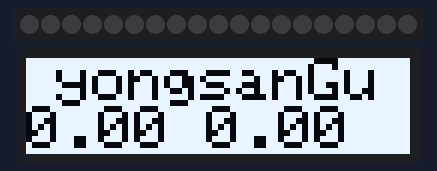
Recording of a sketch running on a simulated ESP8266 (NodeMCU). Parts: 19 RGB LEDs in strip order, left to right, 128×32 one-colour display. WiFi joins after 1.5 s; servers stay silent unless stated; the display library's start-up logo is not drawn; uploads are accepted with an empty reply; what the sketch prints to the serial monitor is not drawn.

Above: at 6.7 s.
At 10.13 s:
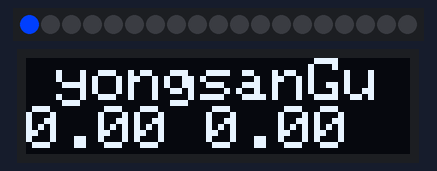
At 10.6 s:
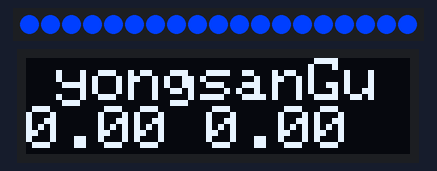

The sketch:

Dust_printin_OLED.ino
```cpp
/*
 * 본 저작물은 '한국환경공단'에서 실시간 제공하는 '한국환경공단_대기오염정보'를 이용하였습니다.
 * https://www.data.go.kr/dataset/15000581/openapi.do
 */
//oled정의
#include <SPI.h>
#include <Wire.h>
#include <Adafruit_GFX.h>
#include <Adafruit_SSD1306.h>
//wifi정의
#include <ESP8266WiFi.h> // ESP 8266 와이파이 라이브러리
#include <ESP8266HTTPClient.h> // HTTP 클라이언트
#include <Adafruit_NeoPixel.h> // 네오픽셀 라이브러리
#define NUMPIXELS      19 // 네오픽셀 LED 수
Adafruit_NeoPixel pixels = Adafruit_NeoPixel(NUMPIXELS, D0, NEO_GRB + NEO_KHZ800); // 네오픽셀 객체

//oled정의
#define SCREEN_WIDTH 128 // OLED display width, in pixels
#define SCREEN_HEIGHT 32 // OLED display height, in pixels

#define OLED_RESET     -1 // Reset pin # (or -1 if sharing Arduino reset pin)
Adafruit_SSD1306 display(SCREEN_WIDTH, SCREEN_HEIGHT, &Wire, OLED_RESET);

#define LOGO_HEIGHT   16
#define LOGO_WIDTH    16

//wifi정의
String city = "서울"; // 서울, 부산, 대구, 인천, 광주, 대전, 울산, 경기, 강원, 충북, 충남, 전북, 전남, 경북, 경남, 제주, 세종 중 입력
String gu = "용산구";
String key = "";
String url = "http://openapi.airkorea.or.kr/openapi/services/rest/ArpltnInforInqireSvc/getCtprvnMesureSidoLIst?sidoName=" + city + "&searchCondition=HOUR&pageNo=1&numOfRows=200&ServiceKey=" + key;
float pm10,pm25 = 0 ;
int score = 0 ;

//출력할 문자
String text_display = "Dust value";

static const unsigned char PROGMEM logo_bmp[] =
{ B00000000, B11000000,
  B00000001, B11000000,
  B00000001, B11000000,
  B00000011, B11100000,
  B11110011, B11100000,
  B11111110, B11111000,
  B01111110, B11111111,
  B00110011, B10011111,
  B00011111, B11111100,
  B00001101, B01110000,
  B00011011, B10100000,
  B00111111, B11100000,
  B00111111, B11110000,
  B01111100, B11110000,
  B01110000, B01110000,
  B00000000, B00110000 };

void setup()
{
  // 시리얼 세팅
  Serial.begin(115200);
  Serial.println();

 // 네오픽셀 초기화
   #if defined (__AVR_ATtiny85__)
    if (F_CPU == 16000000) clock_prescale_set(clock_div_1);
  #endif
  // End of trinket special code
 pixels.begin();
  pixels.show();

//와이파이 정보
#ifndef STASSID
#define STASSID "SOYA"
#define PASS  "aa11221122"
#endif

  // 와이파이 접속
  WiFi.begin(STASSID, PASS); // 공유기 이름과 비밀번호

  Serial.print("Connecting");
  while (WiFi.status() != WL_CONNECTED) // 와이파이 접속하는 동안 "." 출력
  {
    delay(500);
    Serial.print(".");
  }
  Serial.println();

  Serial.print("Connected, IP address: ");
  Serial.println(WiFi.localIP()); // 접속된 와이파이 주소 출력

//OLED 정보 //
  // SSD1306_SWITCHCAPVCC = generate display voltage from 3.3V internally
  if(!display.begin(SSD1306_SWITCHCAPVCC, 0x3C)) { // Address 0x3C for 128x32
    Serial.println(F("SSD1306 allocation failed"));
    for(;;); // Don't proceed, loop forever
  }

  // Show initial display buffer contents on the screen --
  // the library initializes this with an Adafruit splash screen.
  display.display();
  delay(2000); // Pause for 2 seconds

  // Clear the buffer
  display.clearDisplay();

  // Draw a single pixel in white
  display.drawPixel(10, 10, WHITE);

  // Show the display buffer on the screen. You MUST call display() after
  // drawing commands to make them visible on screen!
  display.display();
  delay(2000);
  // display.display() is NOT necessary after every single drawing command,
  // unless that's what you want...rather, you can batch up a bunch of
  // drawing operations and then update the screen all at once by calling
  // display.display(). These examples demonstrate both approaches...

  testscrolltext();    // Draw scrolling text

  // Invert and restore display, pausing in-between
  display.invertDisplay(true);
  delay(1000);
  display.invertDisplay(false);
  delay(1000);
}


void loop() {
  if (WiFi.status() == WL_CONNECTED) // 와이파이가 접속되어 있는 경우
  {
    WiFiClient client; // 와이파이 클라이언트 객체
    HTTPClient http; // HTTP 클라이언트 객체

    if (http.begin(client, url)) {  // HTTP
      // 서버에 연결하고 HTTP 헤더 전송
      int httpCode = http.GET();

      // httpCode 가 음수라면 에러
      if (httpCode > 0) { // 에러가 없는 경우
        if (httpCode == HTTP_CODE_OK || httpCode == HTTP_CODE_MOVED_PERMANENTLY) {
          String payload = http.getString(); // 받은 XML 데이터를 String에 저장
          int cityIndex = payload.indexOf(gu);
          pm10 = getNumber(payload, "<pm10Value>", cityIndex);
          pm25 =getNumber(payload,"<pm25Value>", cityIndex);
          //Serial.println(payload);
          Serial.println("용산구");
          Serial.println( pm10);
          Serial.println( pm25 );
        }
      } else {
        Serial.printf("[HTTP] GET... 실패, 에러코드: %s\n", http.errorToString(httpCode).c_str());
      }
      http.end();
    } else {
      Serial.printf("[HTTP] 접속 불가\n");
    }
    testscrolltext();
    Serial.println(gu +"의 미세먼지 수치");
    Serial.println(pm10);
    Serial.println(pm25);
    //네오픽셀 출력 //
    score = getScore(); // score 변수에 대기오염점수 저장
    Serial.println(score); // 시리얼로 출력
    setLEDColor(score); // 점수에 따라 LED 색상 출력
    delay(60000);
  }
}

float getNumber(String str, String tag, int from) {
  float num = -1;
  int f = str.indexOf(tag, from) + tag.length();
  int t = str.indexOf("<", f);
  String s = str.substring(f,t);

  return s.toFloat();
}

//미세먼지 수치  //
int getScore() {
  int s = -1;
  if(pm10 > 151 || pm25>=76) //4.최악
   s = 4;
  else if (pm10 >= 101 || pm25 >= 51 ) // 3.매우 나쁨
    s = 3;
  else if (pm10 >= 51 || pm25 >= 26) // 2.나쁨
    s = 2;
  else if (pm10 >= 41 || pm25 >= 21 ) //1. 보통
    s = 1;
  else  // 0.양호
    s = 0;

  return s;
}

void setLEDColor(int s) {
  int color;
  if (s == 0) // 양호 진파랑
      colorWipe(pixels.Color(0, 63, 255),30);
  else if (s == 1) // 보통 연초록
      colorWipe(pixels.Color(0, 127, 63),30);
  else if (s == 2) // 나쁨 주황
      colorWipe(pixels.Color(255, 127, 0),30);
  else if (s == 3) // 매우 나쁨 연빨강
    colorWipe(pixels.Color(255, 31, 0),30);
   else  //최악 빨강
   colorWipe(pixels.Color(255, 0, 0),30);

}


void colorWipe(uint32_t c, uint8_t wait) {
  for(uint16_t i=0; i<NUMPIXELS ; i++) {
    pixels.setPixelColor(i, c);
    pixels.show();
    delay(wait);
  }
}

void testscrolltext(void) {
  display.clearDisplay();

  display.setTextSize(2); // Draw 2X-scale text
  display.setTextColor(WHITE);
  display.setCursor(10, 0);
  display.println(( String("yongsanGu") + pm10 + " " + pm25 ));
  display.display();      // Show initial text
  delay(100);

  // Scroll in various directions, pausing in-between:
  display.stopscroll();
  delay(1000);
}
```

Measured:
- what the display in image 0 shows lasts 1.0 s, from 6.7 s to 7.7 s
